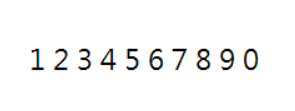
#> input picture dz01/1234567890.png, 295 x 111 px
$ python vjezbe01_dz.py
#> lines starting #> are read from the running program, lines starting #| are printed output that depends on the picture; after the words box and inside, x2 and y2 are one past the last pixel; in counts of white or black regions, pixels touching at a corner belong together
import pytesseract
from pytesseract import Output
import cv2

slika = cv2.imread("1234567890.png")
#> slika is the input picture: shape (111, 295, 3); mean B, G, R 247.1, 247.1, 247

blur = cv2.medianBlur(slika, 5)
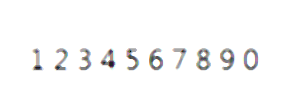
#> blur: shape (111, 295, 3); mean B, G, R 249.6, 249.6, 249.6
gray = cv2.cvtColor(blur, cv2.COLOR_BGR2GRAY)
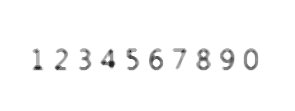
#> gray: shape (111, 295); min 3, max 255, mean 249.6
thresh = cv2.threshold(gray, 0, 255, cv2.THRESH_BINARY_INV + cv2.THRESH_OTSU)[1]
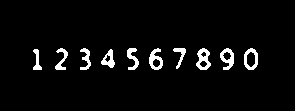
#> thresh: shape (111, 295); 4.3% white; 10 white regions

obrisi = cv2.findContours(thresh, cv2.RETR_EXTERNAL, cv2.CHAIN_APPROX_SIMPLE)
#> obrisi = 10 contours; largest, box (x1, y1, x2, y2) and area: (244, 48, 258, 70) 230, (196, 48, 211, 70) 207, (149, 48, 163, 70) 178, (220, 48, 234, 70) 178, (101, 49, 115, 68) 131
if len(obrisi) == 2:
    obrisi = obrisi[0]
else:
    obrisi = obrisi[1]
for obris in obrisi:
    x,y,h,w = cv2.boundingRect(obris)
    cv2.rectangle(slika, (x, y), (x+w, y+h), (0, 255, 0), 2)
#> this loop made 10 passes
#> (x, y, h, w) on passes 1 to 10: (101, 49, 14, 19), (33, 49, 9, 21), (244, 48, 14, 22), (220, 48, 14, 22), (196, 48, 15, 22), (173, 48, 13, 21), (149, 48, 14, 22), (127, 48, 12, 22), (80, 48, 11, 22), (55, 48, 13, 22)
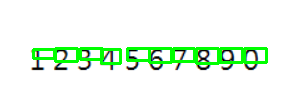
#> slika: shape (111, 295, 3); 5.71% of pixels changed, all inside (x1, y1, x2, y2) = (32, 47, 268, 65)

custom_config = r"--oem 1 --psm 4"
print(pytesseract.image_to_string(slika, config=custom_config))
#> (this line was passed over: pytesseract is not available in this run)


cv2.imshow("slika", slika)
cv2.waitKey(0)
